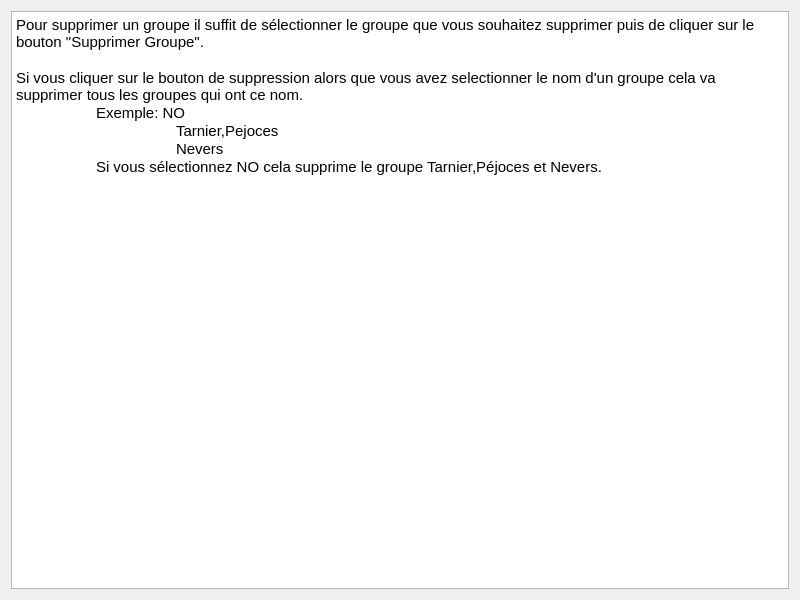
<?xml version="1.0" encoding="UTF-8"?>
<ui version="4.0">
 <class>AideSupprGroupe</class>
 <widget class="QWidget" name="AideSupprGroupe">
  <property name="windowModality">
   <enum>Qt::ApplicationModal</enum>
  </property>
  <property name="geometry">
   <rect>
    <x>0</x>
    <y>0</y>
    <width>800</width>
    <height>600</height>
   </rect>
  </property>
  <property name="windowTitle">
   <string>Aide Suppression Groupe</string>
  </property>
  <layout class="QGridLayout" name="gridLayout">
   <item row="0" column="0">
    <widget class="QTextEdit" name="textEdit">
     <property name="readOnly">
      <bool>true</bool>
     </property>
     <property name="html">
      <string>&lt;!DOCTYPE HTML PUBLIC &quot;-//W3C//DTD HTML 4.0//EN&quot; &quot;http://www.w3.org/TR/REC-html40/strict.dtd&quot;&gt;
&lt;html&gt;&lt;head&gt;&lt;meta name=&quot;qrichtext&quot; content=&quot;1&quot; /&gt;&lt;style type=&quot;text/css&quot;&gt;
p, li { white-space: pre-wrap; }
&lt;/style&gt;&lt;/head&gt;&lt;body style=&quot; font-family:'Cantarell'; font-size:11pt; font-weight:400; font-style:normal;&quot;&gt;
&lt;p style=&quot; margin-top:0px; margin-bottom:0px; margin-left:0px; margin-right:0px; -qt-block-indent:0; text-indent:0px;&quot;&gt;Pour supprimer un groupe il suffit de sélectionner le groupe que vous souhaitez supprimer puis de cliquer sur le bouton &amp;quot;Supprimer Groupe&amp;quot;.&lt;/p&gt;
&lt;p style=&quot;-qt-paragraph-type:empty; margin-top:0px; margin-bottom:0px; margin-left:0px; margin-right:0px; -qt-block-indent:0; text-indent:0px;&quot;&gt;&lt;br /&gt;&lt;/p&gt;
&lt;p style=&quot; margin-top:0px; margin-bottom:0px; margin-left:0px; margin-right:0px; -qt-block-indent:0; text-indent:0px;&quot;&gt;Si vous cliquer sur le bouton de suppression alors que vous avez selectionner le nom d'un groupe cela va supprimer tous les groupes qui ont ce nom.&lt;/p&gt;
&lt;p style=&quot; margin-top:0px; margin-bottom:0px; margin-left:0px; margin-right:0px; -qt-block-indent:0; text-indent:0px;&quot;&gt;	Exemple: NO&lt;/p&gt;
&lt;p style=&quot; margin-top:0px; margin-bottom:0px; margin-left:0px; margin-right:0px; -qt-block-indent:0; text-indent:0px;&quot;&gt;		Tarnier,Pejoces&lt;/p&gt;
&lt;p style=&quot; margin-top:0px; margin-bottom:0px; margin-left:0px; margin-right:0px; -qt-block-indent:0; text-indent:0px;&quot;&gt;		Nevers&lt;/p&gt;
&lt;p style=&quot; margin-top:0px; margin-bottom:0px; margin-left:0px; margin-right:0px; -qt-block-indent:0; text-indent:0px;&quot;&gt;	Si vous sélectionnez NO cela supprime le groupe Tarnier,Péjoces et Nevers.&lt;/p&gt;&lt;/body&gt;&lt;/html&gt;</string>
     </property>
    </widget>
   </item>
  </layout>
 </widget>
 <resources/>
 <connections/>
</ui>
